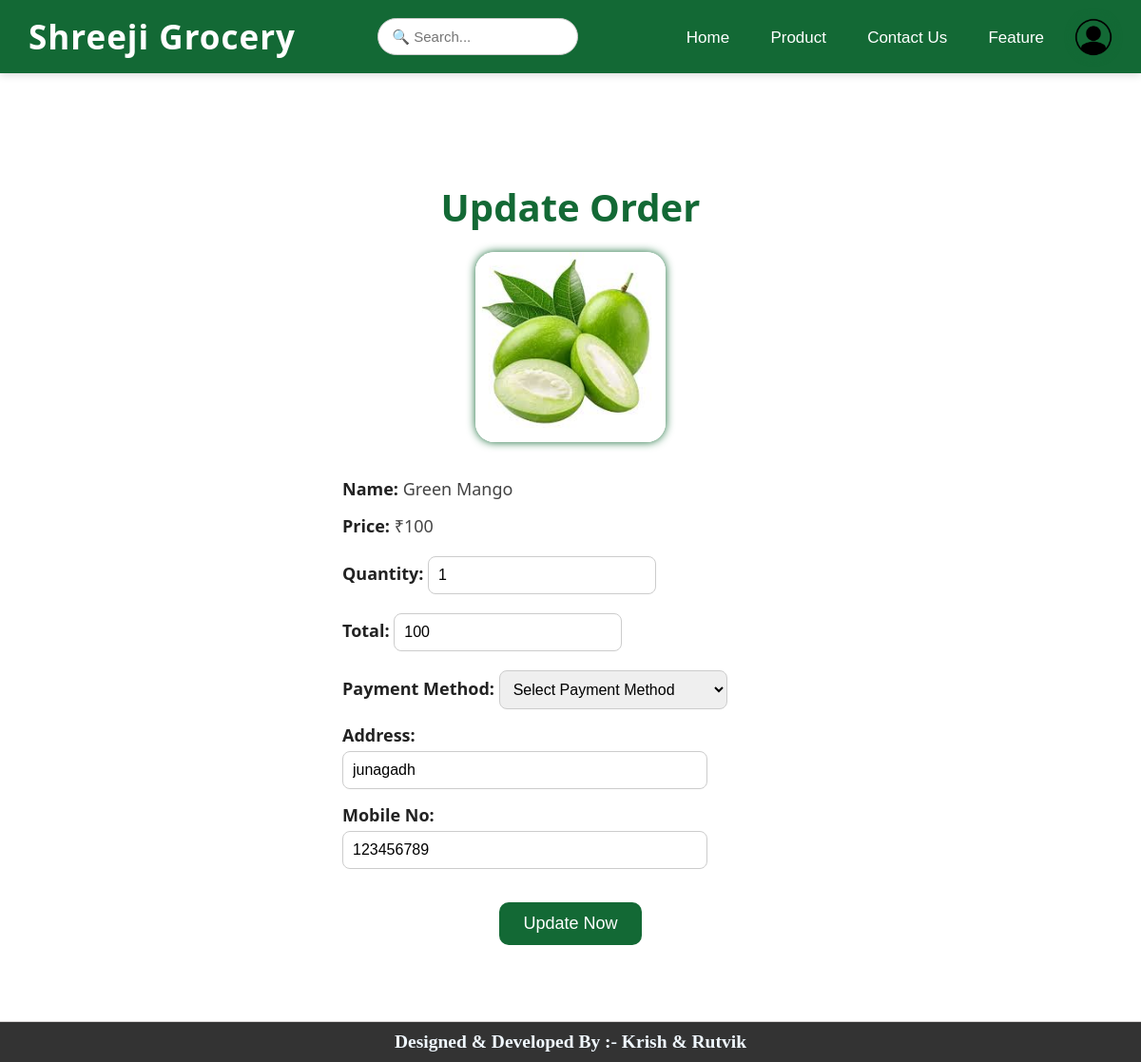
Page /updateorder.php?id=5 on the committed database.
### tables this page shows
CREATE TABLE `odear_now` (
  `id` int(20) NOT NULL,
  `name` varchar(150) NOT NULL,
  `image` varchar(250) NOT NULL,
  `quentity` int(20) NOT NULL,
  `rupees` int(100) NOT NULL,
  `total` int(100) NOT NULL,
  `pay_method` varchar(100) NOT NULL,
  `address` varchar(100) NOT NULL,
  `mobile` varchar(100) NOT NULL,
  `user_id` int(100) NOT NULL
);

### updateorder.php (the view, shortened to what this page needs)
<?php
include 'header.php';
include 'db.php';
if (isset($_GET['id']))
{
    $id = $_GET['id'];
    $sql = "SELECT * FROM odear_now WHERE id = '$id' ";
    $result = mysqli_query($con, $sql);
    $row = mysqli_fetch_assoc($result);
    if($row)
    {
?>
<body><br><br><br><br><br>
    <div class="ou">
        <form action="" method="post">
            <h2>Update Order</h2>
            <img src="admin/p_image/<?= $row['image'] ?>" width="200px" height="200px"><br><br>
            <p><label>Name:</label> <?= $row['name'] ?></p>
            <p><label>Price:</label> ₹<?= $row['rupees'] ?></p>
            <p>
            <label><b>Quantity:</b></label>
            <input type="number" id="qty" class="one" name="qty" value="<?php echo $row['quentity']; ?>" min="1" oninput="updateTotal()">
            </p>
            <p>
            <label><b>Total:</b></label>
            <input type="text" id="total" name="total" class="one" value="<?php echo $row['total']; ?>" readonly>
            </p>
            <p>
                <label><b>Payment Method:</b></label>
                <select name="payment_method" class="one" required>
                    <option value="" >Select Payment Method</option>
                </select>
            </p>
            <p>
                <label><b>Address:</b></label><br>
                <input type="text" class="one" name="address" value="<?php echo $row['address'] ?>" placeholder="Enter Address" required style="width:80%;">
            </p>
            <p>
                <label><b>Mobile No:</b></label><br>
                <input type="number" class="one" name="mobile" value="<?php echo $row['mobile'] ?>" placeholder="Enter mobile no" required style="width:80%;">
            </p>
            <input type="submit" value="Update Now" name="submit">
        </form>
    </div>
</body>
<?php
    }
    else
    {
        echo "Product not found.";
    }
    }
?>
<?php
include 'footer.php';
?>

### header.php (style rules this page uses)
* { margin: 0; padding: 0; box-sizing: border-box; }
body { font-family: 'Poppins', sans-serif; margin: 0; padding: 0; background-color: #f9f9f9; }

### updateorder.php (style rules this page uses)
body { font-family: "Segoe UI", Tahoma, Geneva, Verdana, sans-serif; background: #fff; margin: 0; padding: 0; }
form { text-align: center; width: 45%; background: #fff; margin: 50px auto; padding: 30px; border-radius: 15px; }
.ou h2 { text-align: center; color:#136935; margin-bottom: 20px; font-size: 40px; }
img { border-radius: 10%; box-shadow: 0px 0px 10px #136935; }
.ou p { font-size: 18px; color: #444; margin: 15px 0; text-align: left; }
label { font-weight: bold; color: #222; }
.one { padding: 10px; border: 1px solid #ccc; border-radius: 8px; width: 50%; margin-top: 5px; font-size: 16px; }
input[type=submit] { padding: 12px 25px; font-size: 18px; margin-top: 20px; border: none; cursor: pointer; color: white; background: #136935; border-radius: 10px; }

### rows in the picture
odear_now: image (picture), name "Green Mango", rupees "100", qty "1", total "100", address "junagadh", mobile "123456789"
